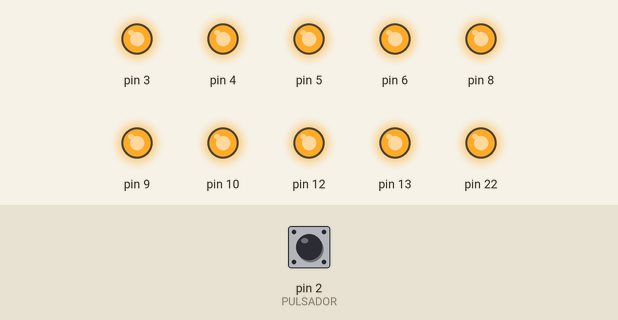
Simulated run of this sketch. Board: Arduino Uno, built with avr-gcc and run on an emulated ATmega328P. On the bench: output pins drawn as LEDs (lit = HIGH). The inputs (shaded band) are chosen by the test bench; at power-on: pin 2 (PULSADOR) LOW. EEPROM starts erased.

Above: at 1.2 s.
1.3 s: pin 2 (PULSADOR) pulled HIGH for 3.2 s
At 4.9 s:
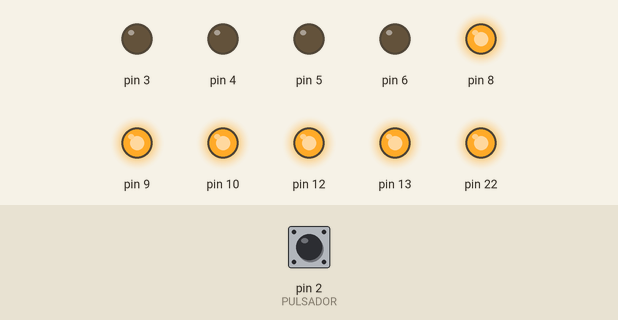
6.0 s: pin 2 (PULSADOR) pulled HIGH for 0.15 s
At 7.5 s:
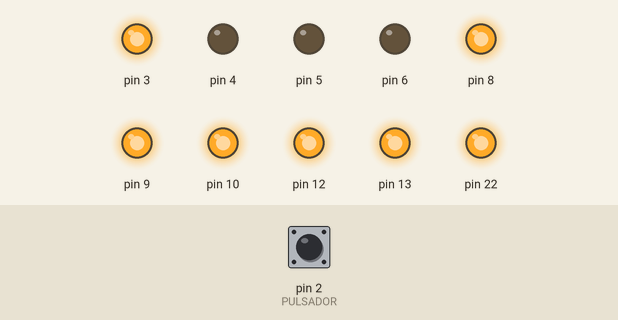
7.8 s: pin 2 (PULSADOR) pulled HIGH for 1 s
At 8.25 s:
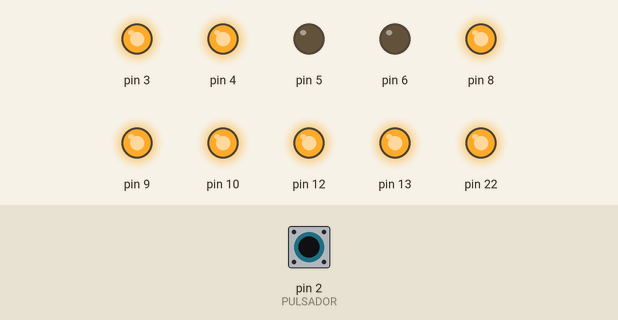
Timing chart, 0 to 10.8 s (numbered marks = the images above; inputs shaded):
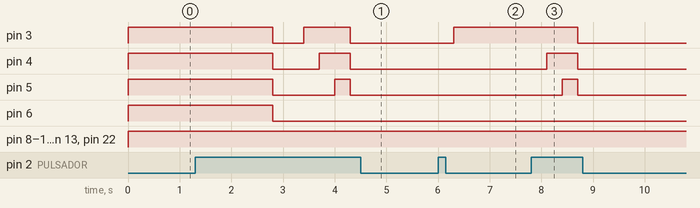

Measured:
- after the input at 1.3 s, pin 3: HIGH → LOW after 1.5 s, → HIGH 0.60 s later, → LOW 0.90 s later; pin 4: HIGH → LOW after 1.5 s, → HIGH 0.90 s later, → LOW 0.60 s later; pin 5: HIGH → LOW after 1.5 s, → HIGH 1.2 s later, → LOW 0.30 s later; pin 6: HIGH → LOW after 1.5 s
- after the input at 6.0 s, pin 3: LOW → HIGH after 0.30 s
- after the input at 7.8 s, pin 3: HIGH → LOW after 0.90 s; pin 4: LOW → HIGH after 0.30 s, → LOW 0.60 s later; pin 5: LOW → HIGH after 0.60 s, → LOW 0.30 s later

The sketch:

tema1_7_UsandoEEPROM.ino
```cpp
#include <EEPROM.h>

#define PULSADOR 2

byte numero;

void setup() {
  Serial.begin(9600);
  pinMode(3, OUTPUT);
  pinMode(4, OUTPUT);
  pinMode(5, OUTPUT);
  pinMode(6, OUTPUT);
  pinMode(2, INPUT);
  numero = EEPROM.read(10);

}

void loop() {


  if (digitalRead(PULSADOR) == HIGH) {

    numero++;

    if (numero > 4) {
      numero = 0;
      for (int i = 0; i < 4; i++) {
        digitalWrite(i + 3, LOW);
      }
    }
    EEPROM.update(10, numero);
    delay(300);
  }
  for (int i = 0; i < numero; i++) {
    digitalWrite(i + 3, HIGH);
  }

}
```
